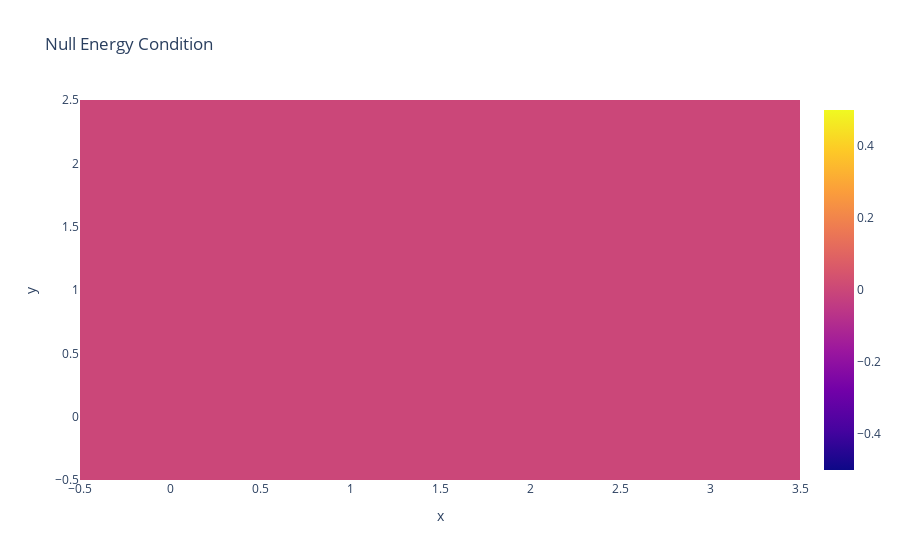

Notebook source saved alongside this figure:
### Code cell
# Visualise the null energy condition
ec_slice = energy_conditions[0]
fig = go.Figure(data=go.Heatmap(z=ec_slice[1]))
fig.update_layout(title='Null Energy Condition', xaxis_title='x', yaxis_title='y')
fig.show()

### Figure 1 — Plotly figure (JSON) as saved in the notebook; plotly's stock layout.template omitted (floating-point values rounded to 4 significant figures)
{"data": [{"type": "heatmap", "z": [[0.0, 0.0, 0.0, 0.0], [0.0, 0.0, 0.0, 0.0], [0.0, 0.0, 0.0, 0.0]]}], "layout": {"title": {"text": "Null Energy Condition"}, "xaxis": {"title": {"text": "x"}}, "yaxis": {"title": {"text": "y"}}}}
